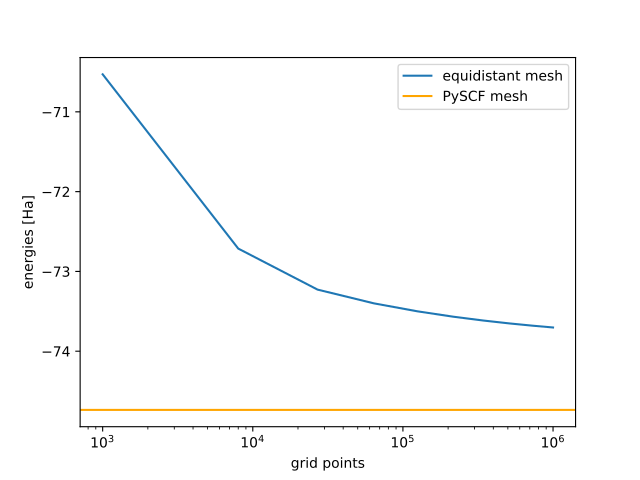

Here is the Python script that generated this plot:
import matplotlib.pyplot as plt
import numpy as np
from pyscf import dft, gto
from pyscf.dft import radi


def gen_partition_equidist(mol, atom_grids_tab, radii_adjust=None,
                           atomic_radii=radi.BRAGG_RADII, becke_scheme=None):
    '''Copy of equidistant_mesh.gen_partition_equidist but nsteps is global.'''
    atm_coords = np.asarray(mol.atom_coords())
    coords_all = []
    weights_all = []
    for ia in range(mol.natm):
        chg = gto.charge(mol.atom_symbol(ia))
        rad = atomic_radii[chg]
        steps = np.linspace(-rad, rad, nsteps)
        coords = []
        for x in steps:
            for y in steps:
                for z in steps:
                    coords.append([x, y, z])
        coords = np.vstack(coords)
        coords += atm_coords[ia]
        vol = (2 * rad / nsteps)**3
        weights = np.full(len(coords), vol)
        coords_all.append(coords)
        weights_all.append(weights)
    return np.vstack(coords_all), np.hstack(weights_all)


mol = gto.M(atom='O 0, 0, 0; H 0, 1, 0; H 0, 0, 1', basis='sto-3g')
mf = dft.RKS(mol).set(xc='lda,pw')

# calculate the total energy for a rising number of mesh points
e_tot = []
grids = []
mf.grids.gen_partition = gen_partition_equidist
for i in range(10):
    print('Grid level: {}'.format(i))
    # necessary for mf.kernel to start a new calculation
    mf.grids.level = i
    nsteps = (i + 1) * 10
    mf.kernel()
    e_tot.append(mf.e_tot)
    grids.append(nsteps**3)

# plot energies per total grid points
fig, ax = plt.subplots()
plt.xlabel('grid points')
plt.ylabel('energies [Ha]')
plt.plot(grids, e_tot, label='equidistant mesh')
plt.xscale('log')
# pyscf energy value for H2O, calculated at grid level 9
ax.axhline(y=-74.7360299558623, color='orange', label='PySCF mesh')
plt.legend()
plt.show()
